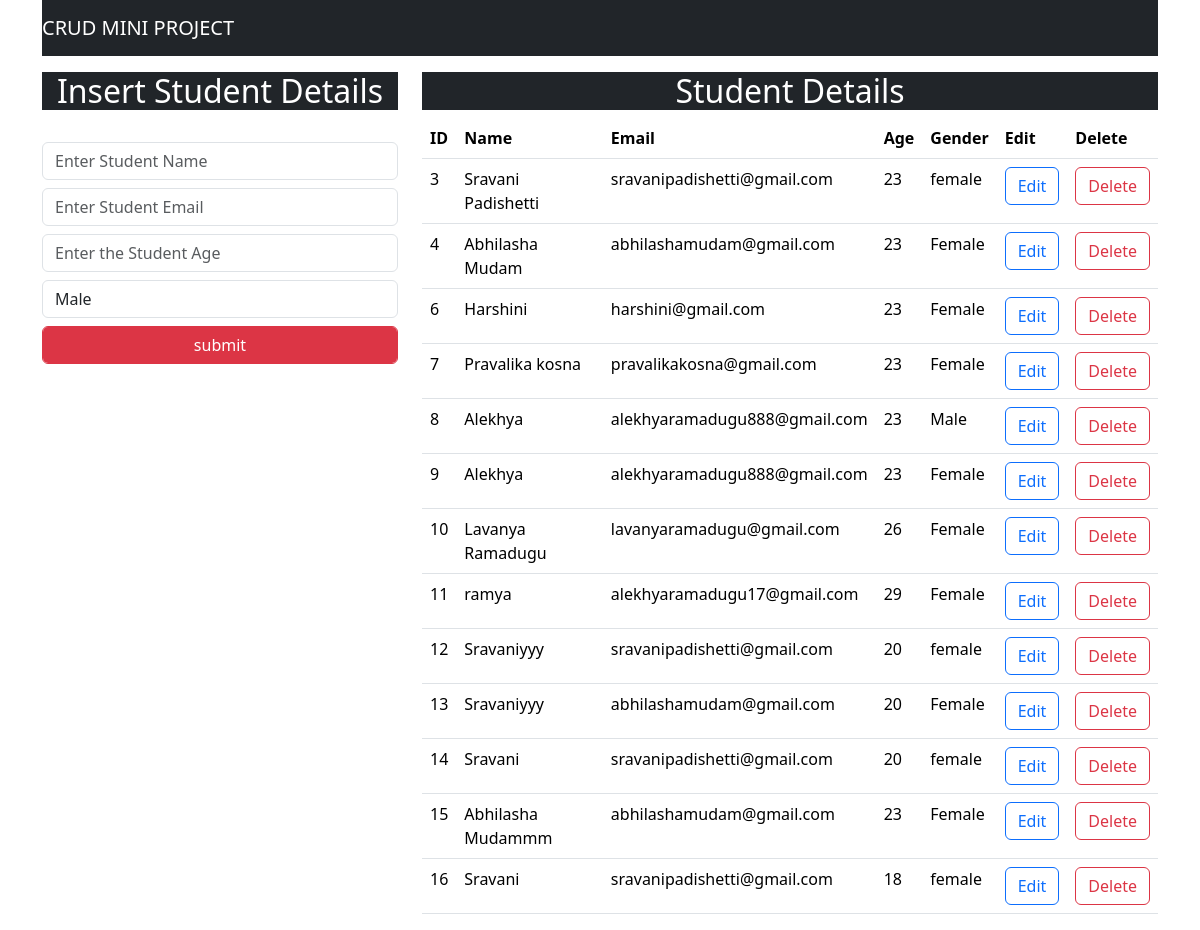
The page / on the database its author committed.
### app/models.py (models this page shows)
class student(models.Model):
     Id=models.IntegerField()
     name=models.CharField(max_length=25)
     email=models.EmailField()
     age=models.IntegerField()
     gender=models.CharField(max_length=25)

### app/views.py (the view)
# urls.py: path('', views.index,name='index'),
def index(request):
    data=student.objects.all()
    context={"data":data}
    return render(request,"index.html",context)

### templates/index.html (shortened to what this page needs)
<!DOCTYPE html>
<html lang="en">
<head>
    <link href="https://cdn.jsdelivr.net/npm/bootstrap@5.3.3/dist/css/bootstrap.min.css" rel="stylesheet">
</head>
<body>
    <div class="container">
    <nav class="navbar navbar-expand-lg navbar-dark bg-dark">
        <a class="navbar-brand" href="#">CRUD MINI PROJECT</a>
    </div>
    <div class=" container mt-3">
        <div class="row">
            <div class="col-md-4">
                <h2 class="bg-dark text-white text-center">Insert Student Details</h2>
                <br>
             <form action="/insert" method="post">{% csrf_token %}
                <div>
                    <input type="text" class="form-control" placeholder="Enter Student Name" name="name">
                </div>
                <div>
                    <input type="text" class="form-control mt-2"placeholder="Enter Student Email " name="email">
                </div>
                <div>
                    <input type="text" class="form-control mt-2"placeholder="Enter the Student Age"name="age">
                </div>
                <div>
                  <select class="form-control mt-2" name="gender">
                    <option value="Male">Male</option>
                  </select>
                </div>
                <div class="mt-2">
                    <button type="submit" class="btn btn-danger form-control"> submit</button>
                </div>
             </form>
            </div>
            <div class="col-md-8">
                <h2 class="text-center text-white bg-dark">Student Details</h2>
                <table class="table">
                <thead>
                    <tr>
                        <th>ID</th>
                        <th>Name</th>
                        <th>Email</th>
                        <th>Age</th>
                        <th>Gender</th>
                        <th>Edit</th>
                        <th>Delete</th>
                    </tr>
                </thead>
                <tbody>
                    {% for x in data %}
                    <tr>
                     <td>{{x.id}}</td>
                     <td>{{x.name}}</td>
                     <td>{{x.email}}</td>
                     <td>{{x.age}}</td>
                     <td>{{x.gender}}</td>
                     <td><a button href="/update/{{x.id}}" class="btn btn-outline-primary">Edit</button></td>
                     <td><a button href="/delete/{{x.id}}" class="btn btn-outline-danger">Delete</a></button></td>
                     </tr>
                    {% endfor %}
                </tbody>
            </table>
            </div>
        </div>
    </div>
</body>
</html>

### rows shown on the page
student: id "3", name "Sravani Padishetti", email "sravanipadishetti@gmail.com", age "23", gender "female"
student: id "4", name "Abhilasha Mudam", email "abhilashamudam@gmail.com", age "23", gender "Female"
student: id "6", name "Harshini", email "harshini@gmail.com", age "23", gender "Female"
student: id "7", name "Pravalika kosna", email "pravalikakosna@gmail.com", age "23", gender "Female"
student: id "8", name "Alekhya", email "alekhyaramadugu888@gmail.com", age "23", gender "Male"
student: id "9", name "Alekhya", email "alekhyaramadugu888@gmail.com", age "23", gender "Female"
student: id "10", name "Lavanya Ramadugu", email "lavanyaramadugu@gmail.com", age "26", gender "Female"
student: id "11", name "ramya", email "alekhyaramadugu17@gmail.com", age "29", gender "Female"
student: id "12", name "Sravaniyyy", email "sravanipadishetti@gmail.com", age "20", gender "female"
student: id "13", name "Sravaniyyy", email "abhilashamudam@gmail.com", age "20", gender "Female"
student: id "14", name "Sravani", email "sravanipadishetti@gmail.com", age "20", gender "female"
student: id "15", name "Abhilasha Mudammm", email "abhilashamudam@gmail.com", age "23", gender "Female"
student: id "16", name "Sravani", email "sravanipadishetti@gmail.com", age "18", gender "female"
